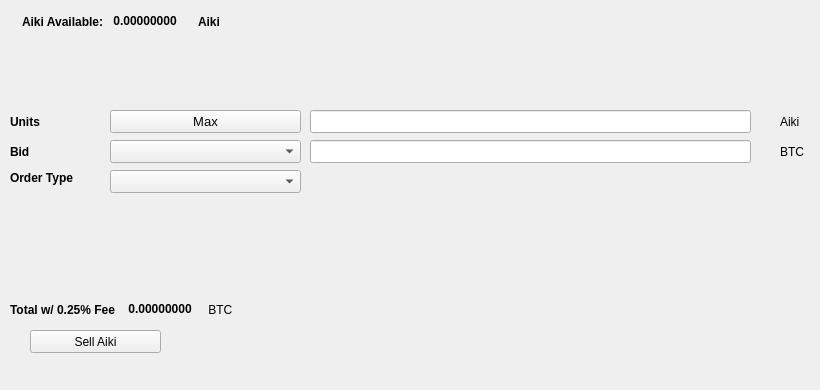
   <widget class="QWidget" name="SellTab">
    <attribute name="title">
     <string>Sell</string>
    </attribute>
    <widget class="QLabel" name="label_16">
     <property name="geometry">
      <rect>
       <x>780</x>
       <y>140</y>
       <width>31</width>
       <height>23</height>
      </rect>
     </property>
     <property name="text">
      <string>BTC</string>
     </property>
    </widget>
    <widget class="QComboBox" name="SellBidcomboBox">
     <property name="geometry">
      <rect>
       <x>110</x>
       <y>140</y>
       <width>191</width>
       <height>23</height>
      </rect>
     </property>
     <property name="font">
      <font>
       <pointsize>10</pointsize>
      </font>
     </property>
    </widget>
    <widget class="QLabel" name="label_18">
     <property name="geometry">
      <rect>
       <x>10</x>
       <y>110</y>
       <width>46</width>
       <height>23</height>
      </rect>
     </property>
     <property name="font">
      <font>
       <weight>75</weight>
       <bold>true</bold>
      </font>
     </property>
     <property name="text">
      <string>Units</string>
     </property>
    </widget>
    <widget class="QPushButton" name="Sell_Max_Amount">
     <property name="geometry">
      <rect>
       <x>110</x>
       <y>110</y>
       <width>191</width>
       <height>23</height>
      </rect>
     </property>
     <property name="font">
      <font>
       <pointsize>10</pointsize>
      </font>
     </property>
     <property name="text">
      <string>Max</string>
     </property>
    </widget>
    <widget class="QLabel" name="label_20">
     <property name="geometry">
      <rect>
       <x>10</x>
       <y>170</y>
       <width>91</width>
       <height>16</height>
      </rect>
     </property>
     <property name="font">
      <font>
       <weight>75</weight>
       <bold>true</bold>
      </font>
     </property>
     <property name="text">
      <string>Order Type</string>
     </property>
    </widget>
    <widget class="QComboBox" name="SellOrdertypeCombo">
     <property name="geometry">
      <rect>
       <x>110</x>
       <y>170</y>
       <width>191</width>
       <height>23</height>
      </rect>
     </property>
     <property name="font">
      <font>
       <pointsize>10</pointsize>
      </font>
     </property>
    </widget>
    <widget class="QLabel" name="label_21">
     <property name="geometry">
      <rect>
       <x>10</x>
       <y>140</y>
       <width>46</width>
       <height>23</height>
      </rect>
     </property>
     <property name="font">
      <font>
       <weight>75</weight>
       <bold>true</bold>
      </font>
     </property>
     <property name="text">
      <string>Bid</string>
     </property>
    </widget>
    <widget class="QLabel" name="label_22">
     <property name="geometry">
      <rect>
       <x>780</x>
       <y>110</y>
       <width>31</width>
       <height>23</height>
      </rect>
     </property>
     <property name="text">
      <string>Aiki</string>
     </property>
    </widget>
    <widget class="QLineEdit" name="UnitsInputAiki">
     <property name="geometry">
      <rect>
       <x>310</x>
       <y>110</y>
       <width>441</width>
       <height>23</height>
      </rect>
     </property>
     <property name="font">
      <font>
       <pointsize>9</pointsize>
       <weight>75</weight>
       <bold>true</bold>
      </font>
     </property>
    </widget>
    <widget class="QLineEdit" name="SellBidPriceEdit">
     <property name="geometry">
      <rect>
       <x>310</x>
       <y>140</y>
       <width>441</width>
       <height>23</height>
      </rect>
     </property>
     <property name="font">
      <font>
       <pointsize>9</pointsize>
       <weight>75</weight>
       <bold>true</bold>
      </font>
     </property>
    </widget>
    <widget class="QPushButton" name="SellAikiBTN">
     <property name="geometry">
      <rect>
       <x>30</x>
       <y>330</y>
       <width>131</width>
       <height>23</height>
      </rect>
     </property>
     <property name="text">
      <string>Sell Aiki</string>
     </property>
     <property name="icon">
      <iconset resource="../aiki">
       <normaloff>:/icons/bitcoin</normaloff>:/icons/bitcoin</iconset>
     </property>
    </widget>
    <widget class="QWidget" name="layoutWidget3">
     <property name="geometry">
      <rect>
       <x>22</x>
       <y>12</y>
       <width>258</width>
       <height>19</height>
      </rect>
     </property>
     <layout class="QHBoxLayout" name="horizontalLayout">
      <item>
       <widget class="QLabel" name="label232_2">
        <property name="font">
         <font>
          <weight>75</weight>
          <bold>true</bold>
         </font>
        </property>
        <property name="text">
         <string>Aiki Available:</string>
        </property>
       </widget>
      </item>
      <item>
       <widget class="QLabel" name="AikiAvailableLabel">
        <property name="palette">
         <palette>
          <active>
           <colorrole role="WindowText">
            <brush brushstyle="SolidPattern">
             <color alpha="255">
              <red>0</red>
              <green>0</green>
              <blue>0</blue>
             </color>
            </brush>
           </colorrole>
           <colorrole role="Button">
            <brush brushstyle="SolidPattern">
             <color alpha="255">
              <red>0</red>
              <green>170</green>
              <blue>0</blue>
             </color>
            </brush>
           </colorrole>
           <colorrole role="Light">
            <brush brushstyle="SolidPattern">
             <color alpha="255">
              <red>0</red>
              <green>255</green>
              <blue>0</blue>
             </color>
            </brush>
           </colorrole>
           <colorrole role="Midlight">
            <brush brushstyle="SolidPattern">
             <color alpha="255">
              <red>0</red>
              <green>212</green>
              <blue>0</blue>
             </color>
            </brush>
           </colorrole>
           <colorrole role="Dark">
            <brush brushstyle="SolidPattern">
             <color alpha="255">
              <red>0</red>
              <green>85</green>
              <blue>0</blue>
             </color>
            </brush>
           </colorrole>
           <colorrole role="Mid">
            <brush brushstyle="SolidPattern">
             <color alpha="255">
              <red>0</red>
              <green>113</green>
              <blue>0</blue>
             </color>
            </brush>
           </colorrole>
           <colorrole role="Text">
            <brush brushstyle="SolidPattern">
             <color alpha="255">
              <red>0</red>
              <green>170</green>
              <blue>0</blue>
             </color>
            </brush>
           </colorrole>
           <colorrole role="BrightText">
            <brush brushstyle="SolidPattern">
             <color alpha="255">
              <red>255</red>
              <green>255</green>
              <blue>255</blue>
             </color>
            </brush>
           </colorrole>
           <colorrole role="ButtonText">
            <brush brushstyle="SolidPattern">
             <color alpha="255">
              <red>0</red>
              <green>0</green>
              <blue>0</blue>
             </color>
            </brush>
           </colorrole>
           <colorrole role="Base">
            <brush brushstyle="SolidPattern">
             <color alpha="255">
              <red>255</red>
              <green>255</green>
              <blue>255</blue>
             </color>
            </brush>
           </colorrole>
           <colorrole role="Window">
            <brush brushstyle="SolidPattern">
             <color alpha="255">
              <red>0</red>
              <green>170</green>
              <blue>0</blue>
             </color>
            </brush>
           </colorrole>
           <colorrole role="Shadow">
            <brush brushstyle="SolidPattern">
             <color alpha="255">
              <red>0</red>
              <green>0</green>
              <blue>0</blue>
             </color>
            </brush>
           </colorrole>
           <colorrole role="AlternateBase">
            <brush brushstyle="SolidPattern">
             <color alpha="255">
              <red>127</red>
              <green>212</green>
              <blue>127</blue>
             </color>
            </brush>
           </colorrole>
           <colorrole role="ToolTipBase">
            <brush brushstyle="SolidPattern">
             <color alpha="255">
              <red>255</red>
              <green>255</green>
              <blue>220</blue>
             </color>
            </brush>
           </colorrole>
           <colorrole role="ToolTipText">
            <brush brushstyle="SolidPattern">
             <color alpha="255">
              <red>0</red>
              <green>0</green>
              <blue>0</blue>
             </color>
            </brush>
           </colorrole>
          </active>
          <inactive>
           <colorrole role="WindowText">
            <brush brushstyle="SolidPattern">
             <color alpha="255">
              <red>0</red>
              <green>0</green>
              <blue>0</blue>
             </color>
            </brush>
           </colorrole>
           <colorrole role="Button">
            <brush brushstyle="SolidPattern">
             <color alpha="255">
              <red>0</red>
              <green>170</green>
              <blue>0</blue>
             </color>
            </brush>
           </colorrole>
           <colorrole role="Light">
            <brush brushstyle="SolidPattern">
             <color alpha="255">
              <red>0</red>
              <green>255</green>
              <blue>0</blue>
             </color>
            </brush>
           </colorrole>
           <colorrole role="Midlight">
            <brush brushstyle="SolidPattern">
             <color alpha="255">
              <red>0</red>
              <green>212</green>
              <blue>0</blue>
             </color>
            </brush>
           </colorrole>
           <colorrole role="Dark">
            <brush brushstyle="SolidPattern">
             <color alpha="255">
              <red>0</red>
              <green>85</green>
              <blue>0</blue>
             </color>
            </brush>
           </colorrole>
           <colorrole role="Mid">
            <brush brushstyle="SolidPattern">
             <color alpha="255">
              <red>0</red>
              <green>113</green>
              <blue>0</blue>
             </color>
            </brush>
           </colorrole>
           <colorrole role="Text">
            <brush brushstyle="SolidPattern">
             <color alpha="255">
              <red>0</red>
              <green>170</green>
              <blue>0</blue>
             </color>
            </brush>
           </colorrole>
           <colorrole role="BrightText">
            <brush brushstyle="SolidPattern">
             <color alpha="255">
              <red>255</red>
              <green>255</green>
              <blue>255</blue>
             </color>
            </brush>
           </colorrole>
           <colorrole role="ButtonText">
            <brush brushstyle="SolidPattern">
             <color alpha="255">
              <red>0</red>
              <green>0</green>
              <blue>0</blue>
             </color>
            </brush>
           </colorrole>
           <colorrole role="Base">
            <brush brushstyle="SolidPattern">
             <color alpha="255">
              <red>255</red>
              <green>255</green>
              <blue>255</blue>
             </color>
            </brush>
           </colorrole>
           <colorrole role="Window">
            <brush brushstyle="SolidPattern">
             <color alpha="255">
              <red>0</red>
              <green>170</green>
              <blue>0</blue>
             </color>
            </brush>
           </colorrole>
           <colorrole role="Shadow">
            <brush brushstyle="SolidPattern">
             <color alpha="255">
              <red>0</red>
              <green>0</green>
              <blue>0</blue>
             </color>
            </brush>
           </colorrole>
           <colorrole role="AlternateBase">
            <brush brushstyle="SolidPattern">
             <color alpha="255">
              <red>127</red>
              <green>212</green>
              <blue>127</blue>
             </color>
            </brush>
           </colorrole>
           <colorrole role="ToolTipBase">
            <brush brushstyle="SolidPattern">
             <color alpha="255">
              <red>255</red>
              <green>255</green>
              <blue>220</blue>
             </color>
            </brush>
           </colorrole>
           <colorrole role="ToolTipText">
            <brush brushstyle="SolidPattern">
             <color alpha="255">
              <red>0</red>
              <green>0</green>
              <blue>0</blue>
             </color>
            </brush>
           </colorrole>
          </inactive>
          <disabled>
           <colorrole role="WindowText">
            <brush brushstyle="SolidPattern">
             <color alpha="255">
              <red>0</red>
              <green>85</green>
              <blue>0</blue>
             </color>
            </brush>
           </colorrole>
           <colorrole role="Button">
            <brush brushstyle="SolidPattern">
             <color alpha="255">
              <red>0</red>
              <green>170</green>
              <blue>0</blue>
             </color>
            </brush>
           </colorrole>
           <colorrole role="Light">
            <brush brushstyle="SolidPattern">
             <color alpha="255">
              <red>0</red>
              <green>255</green>
              <blue>0</blue>
             </color>
            </brush>
           </colorrole>
           <colorrole role="Midlight">
            <brush brushstyle="SolidPattern">
             <color alpha="255">
              <red>0</red>
              <green>212</green>
              <blue>0</blue>
             </color>
            </brush>
           </colorrole>
           <colorrole role="Dark">
            <brush brushstyle="SolidPattern">
             <color alpha="255">
              <red>0</red>
              <green>85</green>
              <blue>0</blue>
             </color>
            </brush>
           </colorrole>
           <colorrole role="Mid">
            <brush brushstyle="SolidPattern">
             <color alpha="255">
              <red>0</red>
              <green>113</green>
              <blue>0</blue>
             </color>
            </brush>
           </colorrole>
           <colorrole role="Text">
            <brush brushstyle="SolidPattern">
             <color alpha="255">
              <red>0</red>
              <green>85</green>
              <blue>0</blue>
             </color>
            </brush>
           </colorrole>
           <colorrole role="BrightText">
            <brush brushstyle="SolidPattern">
             <color alpha="255">
              <red>255</red>
              <green>255</green>
              <blue>255</blue>
             </color>
            </brush>
           </colorrole>
           <colorrole role="ButtonText">
            <brush brushstyle="SolidPattern">
             <color alpha="255">
              <red>0</red>
              <green>85</green>
              <blue>0</blue>
             </color>
            </brush>
           </colorrole>
           <colorrole role="Base">
            <brush brushstyle="SolidPattern">
             <color alpha="255">
              <red>0</red>
              <green>170</green>
              <blue>0</blue>
             </color>
            </brush>
           </colorrole>
           <colorrole role="Window">
            <brush brushstyle="SolidPattern">
             <color alpha="255">
              <red>0</red>
              <green>170</green>
              <blue>0</blue>
             </color>
            </brush>
           </colorrole>
           <colorrole role="Shadow">
            <brush brushstyle="SolidPattern">
             <color alpha="255">
              <red>0</red>
              <green>0</green>
              <blue>0</blue>
             </color>
            </brush>
           </colorrole>
           <colorrole role="AlternateBase">
            <brush brushstyle="SolidPattern">
             <color alpha="255">
              <red>0</red>
              <green>170</green>
              <blue>0</blue>
             </color>
            </brush>
           </colorrole>
           <colorrole role="ToolTipBase">
            <brush brushstyle="SolidPattern">
             <color alpha="255">
              <red>255</red>
              <green>255</green>
              <blue>220</blue>
             </color>
            </brush>
           </colorrole>
           <colorrole role="ToolTipText">
            <brush brushstyle="SolidPattern">
             <color alpha="255">
              <red>0</red>
              <green>0</green>
              <blue>0</blue>
             </color>
            </brush>
           </colorrole>
          </disabled>
         </palette>
        </property>
        <property name="font">
         <font>
          <weight>75</weight>
          <bold>true</bold>
         </font>
        </property>
        <property name="text">
         <string> 0.00000000 </string>
        </property>
        <property name="textInteractionFlags">
         <set>Qt::LinksAccessibleByMouse|Qt::TextSelectableByKeyboard|Qt::TextSelectableByMouse</set>
        </property>
       </widget>
      </item>
      <item>
       <widget class="QLabel" name="labelAiki">
        <property name="font">
         <font>
          <weight>75</weight>
          <bold>true</bold>
         </font>
        </property>
        <property name="text">
         <string>Aiki</string>
        </property>
       </widget>
      </item>
     </layout>
    </widget>
    <widget class="QWidget" name="layoutWidget">
     <property name="geometry">
      <rect>
       <x>10</x>
       <y>300</y>
       <width>268</width>
       <height>19</height>
      </rect>
     </property>
     <layout class="QHBoxLayout" name="horizontalLayout_2">
      <item>
       <widget class="QLabel" name="label_19">
        <property name="font">
         <font>
          <weight>75</weight>
          <bold>true</bold>
         </font>
        </property>
        <property name="text">
         <string>Total w/ 0.25% Fee </string>
        </property>
       </widget>
      </item>
      <item>
       <widget class="QLabel" name="SellCostLabel">
        <property name="palette">
         <palette>
          <active>
           <colorrole role="WindowText">
            <brush brushstyle="SolidPattern">
             <color alpha="255">
              <red>0</red>
              <green>0</green>
              <blue>0</blue>
             </color>
            </brush>
           </colorrole>
           <colorrole role="Button">
            <brush brushstyle="SolidPattern">
             <color alpha="255">
              <red>0</red>
              <green>170</green>
              <blue>0</blue>
             </color>
            </brush>
           </colorrole>
           <colorrole role="Light">
            <brush brushstyle="SolidPattern">
             <color alpha="255">
              <red>0</red>
              <green>255</green>
              <blue>0</blue>
             </color>
            </brush>
           </colorrole>
           <colorrole role="Midlight">
            <brush brushstyle="SolidPattern">
             <color alpha="255">
              <red>0</red>
              <green>212</green>
              <blue>0</blue>
             </color>
            </brush>
           </colorrole>
           <colorrole role="Dark">
            <brush brushstyle="SolidPattern">
             <color alpha="255">
              <red>0</red>
              <green>85</green>
              <blue>0</blue>
             </color>
            </brush>
           </colorrole>
           <colorrole role="Mid">
            <brush brushstyle="SolidPattern">
             <color alpha="255">
              <red>0</red>
              <green>113</green>
              <blue>0</blue>
             </color>
            </brush>
           </colorrole>
           <colorrole role="Text">
            <brush brushstyle="SolidPattern">
             <color alpha="255">
              <red>0</red>
              <green>170</green>
              <blue>0</blue>
             </color>
            </brush>
           </colorrole>
           <colorrole role="BrightText">
            <brush brushstyle="SolidPattern">
             <color alpha="255">
              <red>255</red>
              <green>255</green>
              <blue>255</blue>
             </color>
            </brush>
           </colorrole>
           <colorrole role="ButtonText">
            <brush brushstyle="SolidPattern">
             <color alpha="255">
              <red>0</red>
              <green>0</green>
              <blue>0</blue>
             </color>
            </brush>
           </colorrole>
           <colorrole role="Base">
            <brush brushstyle="SolidPattern">
             <color alpha="255">
              <red>255</red>
              <green>255</green>
              <blue>255</blue>
             </color>
            </brush>
           </colorrole>
           <colorrole role="Window">
            <brush brushstyle="SolidPattern">
             <color alpha="255">
              <red>0</red>
              <green>170</green>
              <blue>0</blue>
             </color>
            </brush>
           </colorrole>
           <colorrole role="Shadow">
            <brush brushstyle="SolidPattern">
             <color alpha="255">
              <red>0</red>
              <green>0</green>
              <blue>0</blue>
             </color>
            </brush>
           </colorrole>
           <colorrole role="AlternateBase">
            <brush brushstyle="SolidPattern">
             <color alpha="255">
              <red>127</red>
              <green>212</green>
              <blue>127</blue>
             </color>
            </brush>
           </colorrole>
           <colorrole role="ToolTipBase">
            <brush brushstyle="SolidPattern">
             <color alpha="255">
              <red>255</red>
              <green>255</green>
              <blue>220</blue>
             </color>
            </brush>
           </colorrole>
           <colorrole role="ToolTipText">
            <brush brushstyle="SolidPattern">
             <color alpha="255">
              <red>0</red>
              <green>0</green>
              <blue>0</blue>
             </color>
            </brush>
           </colorrole>
          </active>
          <inactive>
           <colorrole role="WindowText">
            <brush brushstyle="SolidPattern">
             <color alpha="255">
              <red>0</red>
              <green>0</green>
              <blue>0</blue>
             </color>
            </brush>
           </colorrole>
           <colorrole role="Button">
            <brush brushstyle="SolidPattern">
             <color alpha="255">
              <red>0</red>
              <green>170</green>
              <blue>0</blue>
             </color>
            </brush>
           </colorrole>
           <colorrole role="Light">
            <brush brushstyle="SolidPattern">
             <color alpha="255">
              <red>0</red>
              <green>255</green>
              <blue>0</blue>
             </color>
            </brush>
           </colorrole>
           <colorrole role="Midlight">
            <brush brushstyle="SolidPattern">
             <color alpha="255">
              <red>0</red>
              <green>212</green>
              <blue>0</blue>
             </color>
            </brush>
           </colorrole>
           <colorrole role="Dark">
            <brush brushstyle="SolidPattern">
             <color alpha="255">
              <red>0</red>
              <green>85</green>
              <blue>0</blue>
             </color>
            </brush>
           </colorrole>
           <colorrole role="Mid">
            <brush brushstyle="SolidPattern">
             <color alpha="255">
              <red>0</red>
              <green>113</green>
              <blue>0</blue>
             </color>
            </brush>
           </colorrole>
           <colorrole role="Text">
            <brush brushstyle="SolidPattern">
             <color alpha="255">
              <red>0</red>
              <green>170</green>
              <blue>0</blue>
             </color>
            </brush>
           </colorrole>
           <colorrole role="BrightText">
            <brush brushstyle="SolidPattern">
             <color alpha="255">
              <red>255</red>
              <green>255</green>
              <blue>255</blue>
             </color>
            </brush>
           </colorrole>
           <colorrole role="ButtonText">
            <brush brushstyle="SolidPattern">
             <color alpha="255">
              <red>0</red>
              <green>0</green>
              <blue>0</blue>
             </color>
            </brush>
           </colorrole>
           <colorrole role="Base">
            <brush brushstyle="SolidPattern">
             <color alpha="255">
              <red>255</red>
              <green>255</green>
              <blue>255</blue>
             </color>
            </brush>
           </colorrole>
           <colorrole role="Window">
            <brush brushstyle="SolidPattern">
             <color alpha="255">
              <red>0</red>
              <green>170</green>
              <blue>0</blue>
             </color>
            </brush>
           </colorrole>
           <colorrole role="Shadow">
            <brush brushstyle="SolidPattern">
             <color alpha="255">
              <red>0</red>
              <green>0</green>
              <blue>0</blue>
             </color>
            </brush>
           </colorrole>
           <colorrole role="AlternateBase">
            <brush brushstyle="SolidPattern">
             <color alpha="255">
              <red>127</red>
              <green>212</green>
              <blue>127</blue>
             </color>
            </brush>
           </colorrole>
           <colorrole role="ToolTipBase">
            <brush brushstyle="SolidPattern">
             <color alpha="255">
              <red>255</red>
              <green>255</green>
              <blue>220</blue>
             </color>
            </brush>
           </colorrole>
           <colorrole role="ToolTipText">
            <brush brushstyle="SolidPattern">
             <color alpha="255">
              <red>0</red>
              <green>0</green>
              <blue>0</blue>
             </color>
            </brush>
           </colorrole>
          </inactive>
          <disabled>
           <colorrole role="WindowText">
            <brush brushstyle="SolidPattern">
             <color alpha="255">
              <red>0</red>
              <green>85</green>
              <blue>0</blue>
             </color>
            </brush>
           </colorrole>
           <colorrole role="Button">
            <brush brushstyle="SolidPattern">
             <color alpha="255">
              <red>0</red>
              <green>170</green>
              <blue>0</blue>
             </color>
            </brush>
           </colorrole>
           <colorrole role="Light">
            <brush brushstyle="SolidPattern">
             <color alpha="255">
              <red>0</red>
              <green>255</green>
              <blue>0</blue>
             </color>
            </brush>
           </colorrole>
           <colorrole role="Midlight">
            <brush brushstyle="SolidPattern">
             <color alpha="255">
              <red>0</red>
              <green>212</green>
              <blue>0</blue>
             </color>
            </brush>
           </colorrole>
           <colorrole role="Dark">
            <brush brushstyle="SolidPattern">
             <color alpha="255">
              <red>0</red>
              <green>85</green>
              <blue>0</blue>
             </color>
            </brush>
           </colorrole>
           <colorrole role="Mid">
            <brush brushstyle="SolidPattern">
             <color alpha="255">
              <red>0</red>
              <green>113</green>
              <blue>0</blue>
             </color>
            </brush>
           </colorrole>
           <colorrole role="Text">
            <brush brushstyle="SolidPattern">
             <color alpha="255">
              <red>0</red>
              <green>85</green>
              <blue>0</blue>
             </color>
            </brush>
           </colorrole>
           <colorrole role="BrightText">
            <brush brushstyle="SolidPattern">
             <color alpha="255">
              <red>255</red>
              <green>255</green>
              <blue>255</blue>
             </color>
            </brush>
           </colorrole>
           <colorrole role="ButtonText">
            <brush brushstyle="SolidPattern">
             <color alpha="255">
              <red>0</red>
              <green>85</green>
              <blue>0</blue>
             </color>
            </brush>
           </colorrole>
           <colorrole role="Base">
            <brush brushstyle="SolidPattern">
             <color alpha="255">
              <red>0</red>
              <green>170</green>
              <blue>0</blue>
             </color>
            </brush>
           </colorrole>
           <colorrole role="Window">
            <brush brushstyle="SolidPattern">
             <color alpha="255">
              <red>0</red>
              <green>170</green>
              <blue>0</blue>
             </color>
            </brush>
           </colorrole>
           <colorrole role="Shadow">
            <brush brushstyle="SolidPattern">
             <color alpha="255">
              <red>0</red>
              <green>0</green>
              <blue>0</blue>
             </color>
            </brush>
           </colorrole>
           <colorrole role="AlternateBase">
            <brush brushstyle="SolidPattern">
             <color alpha="255">
              <red>0</red>
              <green>170</green>
              <blue>0</blue>
             </color>
            </brush>
           </colorrole>
           <colorrole role="ToolTipBase">
            <brush brushstyle="SolidPattern">
             <color alpha="255">
              <red>255</red>
              <green>255</green>
              <blue>220</blue>
             </color>
            </brush>
           </colorrole>
           <colorrole role="ToolTipText">
            <brush brushstyle="SolidPattern">
             <color alpha="255">
              <red>0</red>
              <green>0</green>
              <blue>0</blue>
             </color>
            </brush>
           </colorrole>
          </disabled>
         </palette>
        </property>
        <property name="font">
         <font>
          <weight>75</weight>
          <bold>true</bold>
         </font>
        </property>
        <property name="autoFillBackground">
         <bool>false</bool>
        </property>
        <property name="text">
         <string> 0.00000000</string>
        </property>
        <property name="textInteractionFlags">
         <set>Qt::LinksAccessibleByMouse|Qt::TextSelectableByMouse</set>
        </property>
       </widget>
      </item>
      <item>
       <widget class="QLabel" name="label_17">
        <property name="font">
         <font>
          <weight>50</weight>
          <bold>false</bold>
         </font>
        </property>
        <property name="text">
         <string> BTC</string>
        </property>
       </widget>
      </item>
     </layout>
    </widget>
    <widget class="QLabel" name="label_23">
     <property name="geometry">
      <rect>
       <x>460</x>
       <y>300</y>
       <width>281</width>
       <height>81</height>
      </rect>
     </property>
     <property name="text">
      <string/>
     </property>
     <property name="pixmap">
      <pixmap>:/images/bittrex</pixmap>
     </property>
    </widget>
   </widget>
